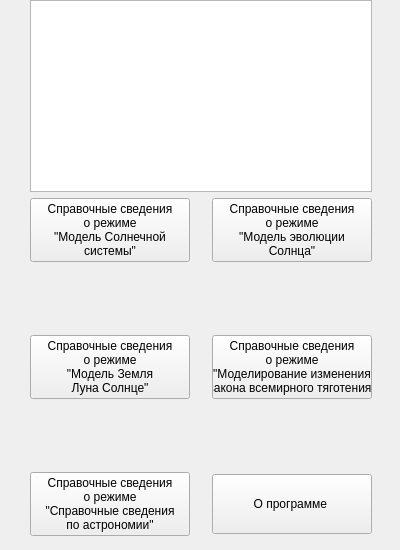
<?xml version="1.0" encoding="UTF-8"?>
<ui version="4.0">
 <class>InfoWindow</class>
 <widget class="QWidget" name="InfoWindow">
  <property name="geometry">
   <rect>
    <x>0</x>
    <y>0</y>
    <width>400</width>
    <height>550</height>
   </rect>
  </property>
  <property name="minimumSize">
   <size>
    <width>400</width>
    <height>550</height>
   </size>
  </property>
  <property name="maximumSize">
   <size>
    <width>400</width>
    <height>550</height>
   </size>
  </property>
  <property name="windowTitle">
   <string>Окно справочных сведений </string>
  </property>
  <widget class="QWidget" name="verticalLayoutWidget">
   <property name="geometry">
    <rect>
     <x>30</x>
     <y>0</y>
     <width>342</width>
     <height>536</height>
    </rect>
   </property>
   <layout class="QVBoxLayout" name="verticalLayout">
    <item>
     <widget class="QGraphicsView" name="graphicsView"/>
    </item>
    <item>
     <layout class="QHBoxLayout" name="horizontalLayout">
      <item>
       <widget class="QPushButton" name="pb_start_info_solar_system">
        <property name="minimumSize">
         <size>
          <width>160</width>
          <height>0</height>
         </size>
        </property>
        <property name="text">
         <string>Справочные сведения 
о режиме
&quot;Модель Солнечной
системы&quot;</string>
        </property>
       </widget>
      </item>
      <item>
       <spacer name="horizontalSpacer">
        <property name="orientation">
         <enum>Qt::Horizontal</enum>
        </property>
        <property name="sizeHint" stdset="0">
         <size>
          <width>40</width>
          <height>20</height>
         </size>
        </property>
       </spacer>
      </item>
      <item>
       <widget class="QPushButton" name="pb_start_info_solar_evolution">
        <property name="minimumSize">
         <size>
          <width>160</width>
          <height>0</height>
         </size>
        </property>
        <property name="text">
         <string>Справочные сведения 
о режиме 
&quot;Модель эволюции
Солнца&quot;</string>
        </property>
       </widget>
      </item>
     </layout>
    </item>
    <item>
     <spacer name="verticalSpacer_2">
      <property name="orientation">
       <enum>Qt::Vertical</enum>
      </property>
      <property name="sizeHint" stdset="0">
       <size>
        <width>20</width>
        <height>40</height>
       </size>
      </property>
     </spacer>
    </item>
    <item>
     <layout class="QHBoxLayout" name="horizontalLayout_2">
      <item>
       <widget class="QPushButton" name="pb_start_info_earth_moon_sun">
        <property name="minimumSize">
         <size>
          <width>160</width>
          <height>0</height>
         </size>
        </property>
        <property name="text">
         <string>Справочные сведения
о режиме 
&quot;Модель Земля
Луна Солнце&quot;</string>
        </property>
       </widget>
      </item>
      <item>
       <spacer name="horizontalSpacer_2">
        <property name="orientation">
         <enum>Qt::Horizontal</enum>
        </property>
        <property name="sizeHint" stdset="0">
         <size>
          <width>40</width>
          <height>20</height>
         </size>
        </property>
       </spacer>
      </item>
      <item>
       <widget class="QPushButton" name="pb_start_info_change_g">
        <property name="minimumSize">
         <size>
          <width>160</width>
          <height>0</height>
         </size>
        </property>
        <property name="text">
         <string>Справочные сведения 
о режиме 
&quot;Моделирование изменения
закона всемирного тяготения&quot;</string>
        </property>
       </widget>
      </item>
     </layout>
    </item>
    <item>
     <spacer name="verticalSpacer_3">
      <property name="orientation">
       <enum>Qt::Vertical</enum>
      </property>
      <property name="sizeHint" stdset="0">
       <size>
        <width>20</width>
        <height>40</height>
       </size>
      </property>
     </spacer>
    </item>
    <item>
     <layout class="QHBoxLayout" name="horizontalLayout_3">
      <item>
       <widget class="QPushButton" name="pb_start_info_info_ast">
        <property name="minimumSize">
         <size>
          <width>160</width>
          <height>0</height>
         </size>
        </property>
        <property name="text">
         <string>Справочные сведения
о режиме 
&quot;Справочные сведения
по астрономии&quot;</string>
        </property>
       </widget>
      </item>
      <item>
       <spacer name="horizontalSpacer_3">
        <property name="orientation">
         <enum>Qt::Horizontal</enum>
        </property>
        <property name="sizeHint" stdset="0">
         <size>
          <width>40</width>
          <height>20</height>
         </size>
        </property>
       </spacer>
      </item>
      <item>
       <widget class="QPushButton" name="pb_start_info_info">
        <property name="minimumSize">
         <size>
          <width>160</width>
          <height>60</height>
         </size>
        </property>
        <property name="text">
         <string>О программе </string>
        </property>
       </widget>
      </item>
     </layout>
    </item>
   </layout>
  </widget>
 </widget>
 <resources/>
 <connections/>
</ui>
